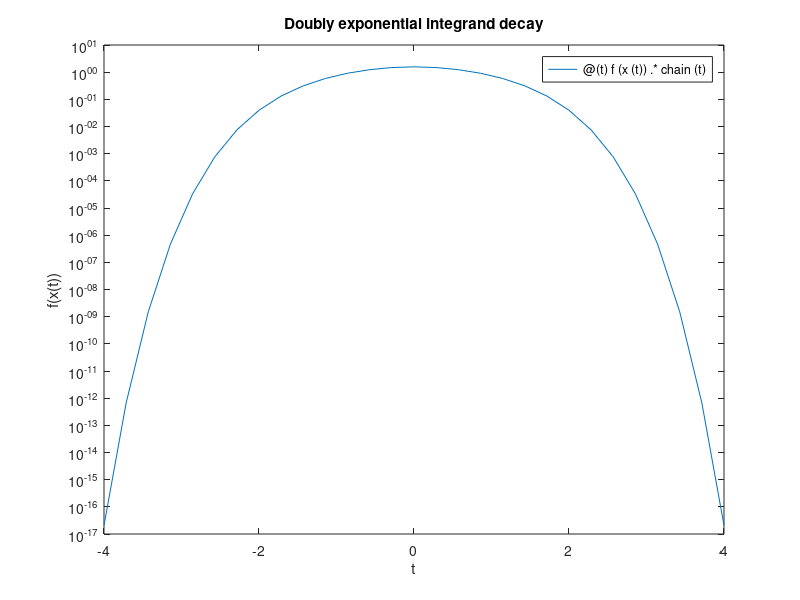

Recreate this plot in MATLAB.
f = @(x) 1./(1+x.^2);
x = @(t) sinh(pi*sinh(t)/2);
chain = @(t) pi/2*cosh(t).*cosh(pi*sinh(t)/2);
integrand = @(t) f(x(t)).*chain(t);

fplot(integrand,[-4 4])
set(gca,'yscale','log') 
xlabel('t'), ylabel('f(x(t))')  % ignore this line
title('Doubly exponential integrand decay')  % ignore this line

%%
% This graph suggests that we may integrate $t$ from $-4$ to $4$ and
% capture all of the integrand values that are larger than machine epsilon.
